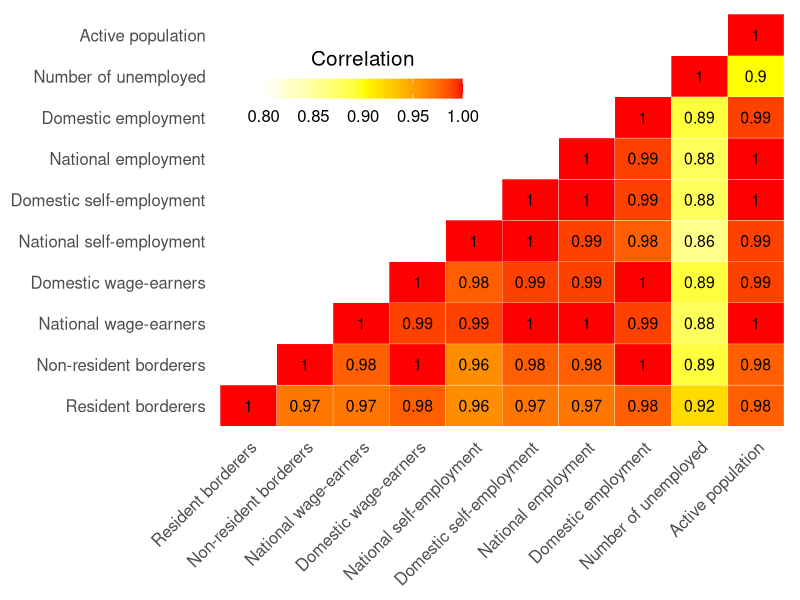
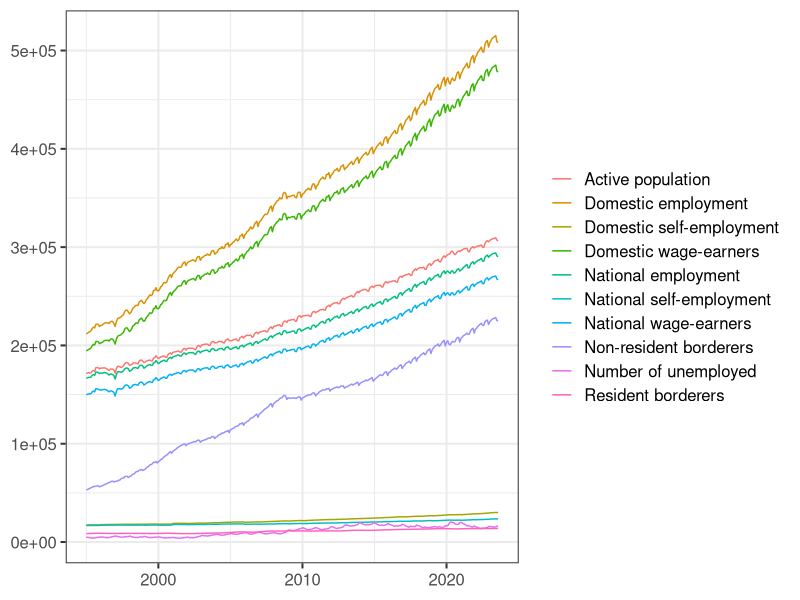
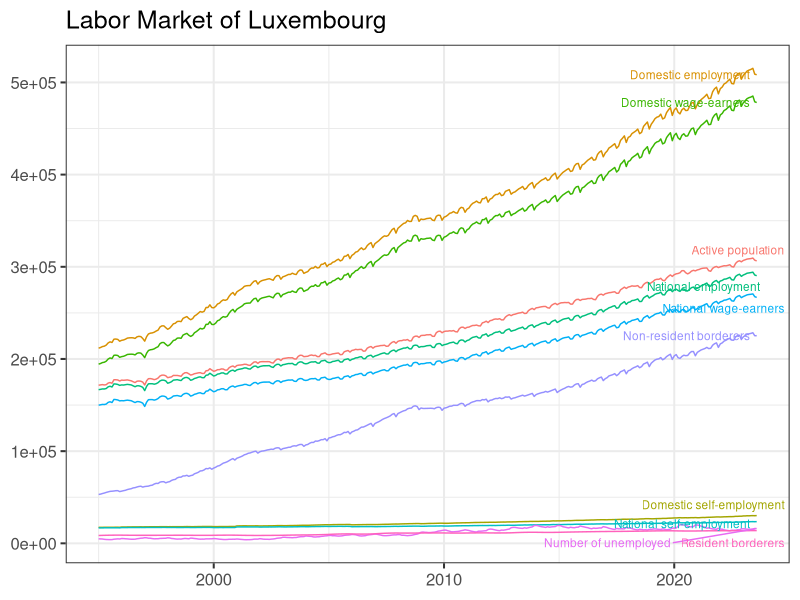
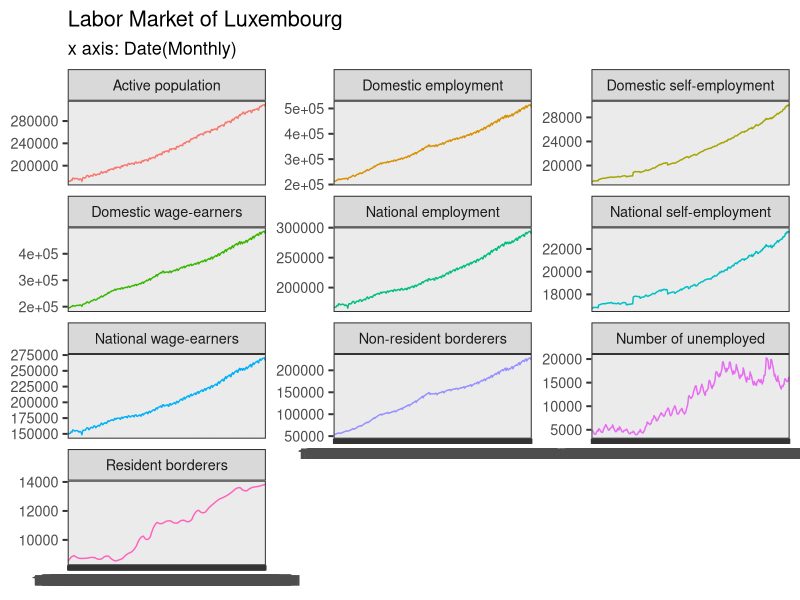
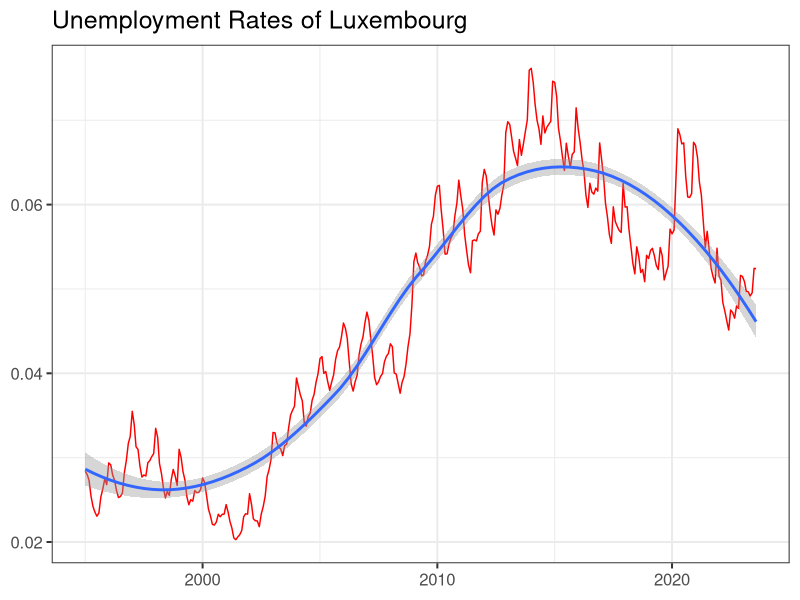
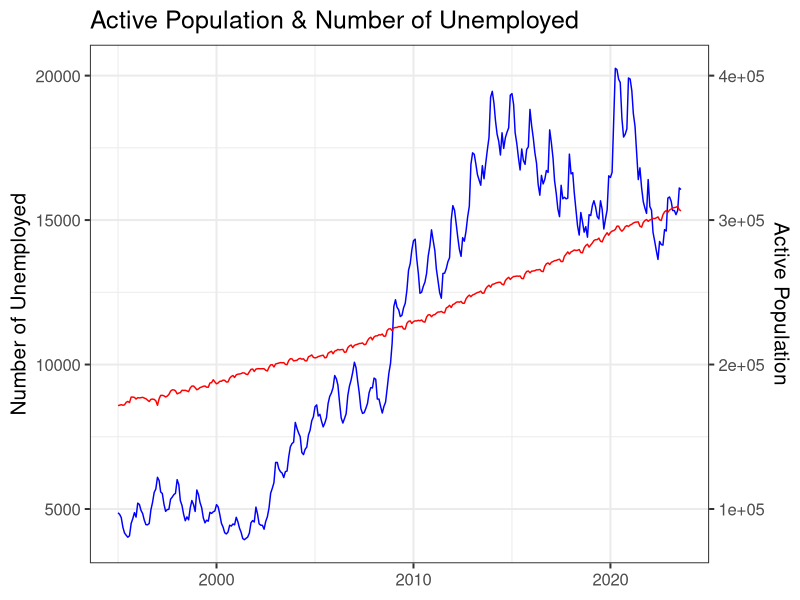

These charts were generated, in order, by the following R code: (Note: this script raises an error after producing the figures.)
## ---- chunk 1
# Load libraries
library(openxlsx)

# Import Excel file data
df <- read.xlsx("data.xlsx")

# Rename columns
colnames(df) <- c("Date", "Resident borderers", "Non-resident borderers", "National wage-earners", "Domestic wage-earners", "National self-employment", "Domestic self-employment", "National employment", "Domestic employment", "Number of unemployed", "Active population")

# Convert date column to Date format
df$Date <- as.numeric(df$Date)
df$Date <- as.Date(df$Date, origin = "1899-12-30")

# Show first 10 rows
head(df, n = 10)
## ---- chunk 2
# Import libraries
library(ggplot2)
library(reshape2)

# Set the theme
theme_set(theme_bw( base_size = 15))

get_lower_tri<-function(cormat){
    cormat[upper.tri(cormat)] <- NA
    return(cormat)
  }

cormat <- round(cor(df[,-1]),2)    # Delete the DATE column
lower_tri <- get_lower_tri(cormat)
melted_cormat <- melt(lower_tri, na.rm = TRUE)

ggheatmap <- ggplot(data = melted_cormat, aes(x=Var1, y=Var2, fill=value)) + 
  geom_tile(color = "white") + 
  scale_fill_gradient2(limits = c(0.8, 1), low = "white", mid = "yellow", high = "red", midpoint = 0.9) + 
  labs(x = NULL, y = NULL, fill = "Correlation")

ggheatmap + 
geom_text(aes(Var1, Var2, label = value), color = "black", size = 4) +
theme(
  axis.title.x = element_blank(),
  axis.title.y = element_blank(),
  panel.grid.major = element_blank(),
  panel.border = element_blank(),
  panel.background = element_blank(),
  axis.ticks = element_blank(),
  legend.justification = c(1, 0),
  legend.position = c(0.45, 0.70),
  legend.direction = "horizontal")+
  guides(fill = guide_colorbar(barwidth = 10, barheight = 1,
                title.position = "top", title.hjust = 0.5)) + 
  theme(axis.text.x = element_text(angle = 45, hjust = 1))
## ---- chunk 3
df_rs <- read.xlsx("data_reshaped.xlsx")

# Rename columns
colnames(df_rs) <- c("Category", "Date","Value")

# Convert date column to Date format
df_rs$Date <- as.numeric(df_rs$Date)
df_rs$Date <- as.Date(df_rs$Date, origin = "1899-12-30")

# Show first 10 rows
head(df_rs, n = 10)
## ---- chunk 4
ggplot(df_rs, aes(x = Date, y = Value)) + 
  geom_line(aes(color = Category)) + 
  labs(x = NULL, 
       y = NULL, 
       color = NULL)
## ---- chunk 5
library(dplyr)
library(ggrepel)
data_ends <- df_rs |> filter(Date == "2023-08-01")

ggplot(df_rs, aes(x = Date, y = Value, color = Category, group = Category)) +
  geom_line() +
  geom_text_repel(
    aes(label = Category), data = data_ends, nudge_x = 0.35, size = 3
    ) + 
  labs(title = "Labor Market of Luxembourg",x=NULL, y=NULL) + 
  theme(legend.position = "none")
## ---- chunk 6
df_rs |>
  ggplot(aes(x = as.factor(Date), y = Value, colour = Category)) + 
  geom_line(aes( group = Category)) +
  labs(title = "Labor Market of Luxembourg",
       subtitle = "x axis: Date(Monthly)",
       fill = NULL,
       x = NULL,
       y = NULL) +
  facet_wrap(vars(Category), nrow = 4, scales = "free_y") +
  theme(legend.position = "none", 
        text = element_text(size = 13))
## ---- chunk 7
# Calculate Unemployment rates
df_ur <- data.frame(
  Category = rep("Unemployment rate", 344),
  Date = df_rs[1:344, 2],
  Value = df_rs |> 
    filter(Category == "Number of unemployed") |>
    select(Value) / df_rs |>
    filter(Category == "Active population") |>
    select(Value)
)

df_rs <- rbind(df_rs, df_ur)

# Plot of Unemployment rate
df_rs |> 
  filter(Category == "Unemployment rate") |>
  ggplot(aes(x = Date, y = Value)) + 
  geom_line(color = "red") + 
  geom_smooth() + 
  labs(title = "Unemployment Rates of Luxembourg",
       x = NULL,
       y = NULL) +
  theme(legend.position = "none")


## ---- chunk 8
df |> 
  ggplot(aes(x = Date)) + 
  geom_line(aes(y = `Number of unemployed`), color = "blue") + 
  geom_line(aes(y = `Active population` * 0.05), color = "red") + 
  labs(title = "Active Population & Number of Unemployed",
       x = NULL,
       y = NULL,
       color = NULL) + 
  scale_y_continuous(name = "Number of Unemployed", sec.axis = sec_axis(~.*20, name = "Active Population")) + 
  theme(legend.position = c(0.01, 0.99), legend.justification = c(0, 1))
## ---- chunk 9
library(tidyr)
df |>
  pivot_longer(
    cols = c(
      "Non-resident borderers",
      "National employment",
      "Domestic employment"
    ),
    names_to = "Categories",
    values_to = "Values"
  ) |>
  filter(year(Date) == 2023) -> df_rs_select

ggplot(df_rs_select) +
  geom_col(aes(x = Date,
               y = Values,
               fill = Categories)) + 
  labs(title = "Proportion of National Employment of 2023", 
       x = NULL,
       y = NULL,
       fill = NULL) + 
  theme(legend.position = "top",
        legend.direction = "horizontal",
        legend.box = "horizontal")
## ---- chunk 10
library(lubridate)
library(tidyr)

# Create a new data frame containing annual data.
df |>
  pivot_longer(
    cols = c(
      "Non-resident borderers",
      "National employment",
      "Domestic employment"
    ),
    names_to = "Categories",
    values_to = "Values"
  ) |>
  filter(month(Date) == 12) -> df_an

ggplot(df_an) +
  geom_col(aes(x = Date,
               y = Values,
               fill = Categories)) + 
  labs(title = "Proportion of annual National Employment, 1995-2023", 
       x = NULL,
       y = NULL,
       fill = NULL) + 
  theme(legend.position = c(0.01, 0.99), legend.justification = c(0, 1))
## ---- chunk 11
mdl <- lm(`National employment` ~ `Domestic employment`, data = df)
slope <- coef(mdl)[2]

df |> 
  ggplot(aes(x = `Domestic employment`, y = `National employment`)) +
  geom_point(color = "red", size = 0.8) +
  geom_smooth(method = "lm", se = TRUE) +  # Add linear regression line
  annotate("text", x = max(df$`Domestic employment`) - 10000, y = max(df$`National employment`), 
           label = paste("Slope: ", round(slope, 3)),
           hjust = 1, vjust = 1) +
  labs(x = "Domestic employment",
       y = "National employment")
## ---- chunk 12
# Box Plot
df$`Unemployment rate` <- df$`Number of unemployed` / df$`Active population`

df |> 
  ggplot(aes(as.factor(year(Date)),  `Unemployment rate`)) + 
  geom_boxplot() + 
  scale_x_discrete(breaks = unique(as.factor(seq(floor(min(year(df$Date))), ceiling(max(year(df$Date))), by = 5)))) + 
  labs(title = "Unemployment Rate in Luxembourg", 
       x = NULL, 
       y = NULL)
## ---- chunk 13
# Box Plot
df$`Unemployment rate` <- df$`Number of unemployed` / df$`Active population`

df |> 
  ggplot(aes(x = cut(Date, breaks = "5 years"), y = `Unemployment rate`, group = cut(Date, breaks = "5 years"))) + 
  geom_boxplot() + 
  scale_x_discrete(labels = function(x) {
    interval_start <- as.Date(x, format = "%Y-%m-%d")
    interval_end <- interval_start + lubridate::years(5) - lubridate::days(1)
    sprintf("%s - %s", format(interval_start, "%Y"), format(interval_end, "%Y"))
  }) +
  labs(title = "Unemployment Rate in Luxembourg", 
       x = "Year Interval", 
       y = "Unemployment Rate")
